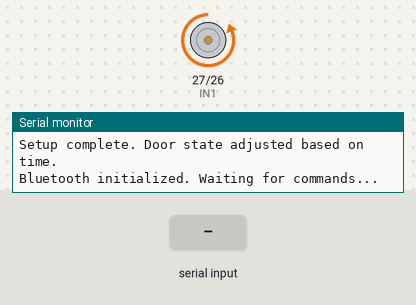
Bench run of a sketch on a simulated ESP32. Shown: motor-driver pin pairs drawn as motors (green arrow = first pin HIGH = forward, orange = second pin HIGH = backward, longer = more drive), the last lines printed to the serial monitor. Inputs (shaded band) come from the test bench. The local clock reads 2024-03-15 10:24:30 at power-on unless the sketch sets it; nothing arrives over Bluetooth unless stated.

Above: at 2.8 s.
2.9 s: "close\n" received over the second serial link
At 3.7 s:
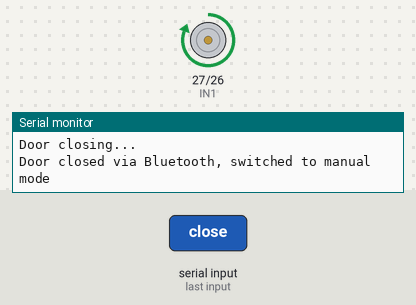
4.5 s: "stop\n" received over the second serial link
At 5.3 s:
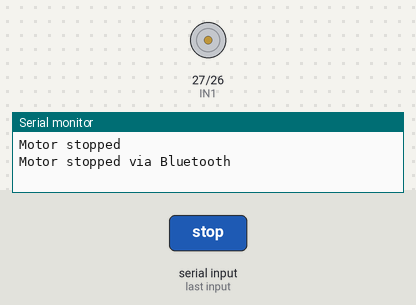
Timing chart, 0 to 7.5 s (numbered marks = the images above; inputs shaded):
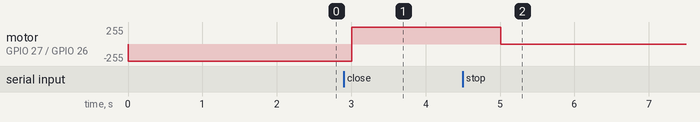

The sketch:

chickencoopdoor.ino
```cpp
#include <Wire.h>
#include "RTClib.h"
#include "BluetoothSerial.h"

// Define pins
const int IN1 = 27; // Motor driver input 1
const int IN2 = 26; // Motor driver input 2

RTC_DS3231 rtc;
BluetoothSerial SerialBT;

// Sunrise and sunset times for each month (approximate, in 24-hour format)
const int sunriseHours[12] = {7, 7, 6, 5, 4, 4, 4, 5, 5, 6, 6, 7}; // Sunrise times by month
const int sunriseMinutes[12] = {30, 0, 0, 30, 30, 30, 30, 0, 30, 0, 40, 15};
const int sunsetHours[12] = {19, 19, 21, 20, 20, 21, 20, 20, 19, 19, 18, 18}; // Sunset times by month
const int sunsetMinutes[12] = {0, 30, 0, 30, 30, 0, 45, 30, 50, 15, 20, 0};

bool isDoorOpen = false; // Track the door state
bool isAutomaticMode = true; // Track if the system is in automatic mode

void setup() {
  Serial.begin(115200);
  SerialBT.begin("ChickenDoorController"); // Bluetooth name
  Wire.begin();

  if (!rtc.begin()) {
    Serial.println("Couldn't find RTC");
    while (1);
  }

  // Initialize motor control pins
  pinMode(IN1, OUTPUT);
  pinMode(IN2, OUTPUT);


    // Get the current time
  DateTime now = rtc.now();
  int currentMonth = now.month() - 1; // Adjust for zero-based index
  int sunriseHour = sunriseHours[currentMonth];
  int sunriseMinute = sunriseMinutes[currentMonth];
  int sunsetHour = sunsetHours[currentMonth];
  int sunsetMinute = sunsetMinutes[currentMonth];

  // Determine if the door should be open or closed
  if (now.hour() > sunriseHour ||
     (now.hour() == sunriseHour && now.minute() >= sunriseMinute)) {
    if (now.hour() < sunsetHour ||
        (now.hour() == sunsetHour && now.minute() < sunsetMinute)) {
      // It is daytime; open the door
      openDoor();
    } else {
      // It is nighttime; close the door
      closeDoor();
    }
  } else {
    // It is nighttime; close the door
    closeDoor();
  }

  Serial.println("Setup complete. Door state adjusted based on time.");

  Serial.println("Bluetooth initialized. Waiting for commands...");
}

void loop() {
  // Handle Bluetooth commands
  if (SerialBT.available()) {
    String command = SerialBT.readStringUntil('\n');
    command.trim(); // Remove whitespace
    handleBluetoothCommand(command);
  }

  // Automatic operation based on RTC time
  DateTime now = rtc.now();
  int currentMonth = now.month() - 1; // Adjust for zero-based index

  // Get sunrise and sunset times for the current month
  int sunriseHour = sunriseHours[currentMonth];
  int sunriseMinute = sunriseMinutes[currentMonth];
  int sunsetHour = sunsetHours[currentMonth];
  int sunsetMinute = sunsetMinutes[currentMonth];

  // Check if it's after sunrise
  bool isAfterSunrise = (now.hour() > sunriseHour) ||
                        (now.hour() == sunriseHour && now.minute() >= sunriseMinute);

  // Check if it's after sunset
  bool isAfterSunset = (now.hour() > sunsetHour) ||
                       (now.hour() == sunsetHour && now.minute() >= sunsetMinute);


  // Check for sunrise time (only open the door if it's after sunrise and before sunset)
  if (isAutomaticMode && !isDoorOpen && isAfterSunrise && !isAfterSunset) {
    openDoor();
  }

  // Check for sunset time (only close the door if it's after sunset)
  if (isAutomaticMode && isDoorOpen && isAfterSunset) {
    closeDoor();
  }

  delay(1000); // Wait a second before next check
}

void handleBluetoothCommand(String command) {
  if (command.startsWith("settime")) {
    // Expected format: settime dd/MM/YYYY HH:mm:ss
    String datetime = command.substring(8); // Extract everything after "settime "
    datetime.trim();

    int day = datetime.substring(0, 2).toInt();
    int month = datetime.substring(3, 5).toInt();
    int year = datetime.substring(6, 10).toInt();
    int hour = datetime.substring(11, 13).toInt();
    int minute = datetime.substring(14, 16).toInt();
    int second = datetime.substring(17, 19).toInt();

    if (day > 0 && month > 0 && year > 0 && hour >= 0 && minute >= 0 && second >= 0) {
      rtc.adjust(DateTime(year, month, day, hour, minute, second));
      Serial.println("RTC time updated to: " + datetime);
      SerialBT.println("RTC time updated to: " + datetime);
    } else {
      Serial.println("Invalid date/time format");
      SerialBT.println("Invalid date/time format. Use: dd/MM/YYYY HH:mm:ss");
    }
  } else if (command.equalsIgnoreCase("open")) {
	isAutomaticMode = false;
    openDoor();
    Serial.println("Door opened via Bluetooth, switched to manual mode");
    SerialBT.println("Door opened");
  } else if (command.equalsIgnoreCase("close")) {
	isAutomaticMode = false;
    closeDoor();
    Serial.println("Door closed via Bluetooth, switched to manual mode");
    SerialBT.println("Door closed");
  } else if (command.equalsIgnoreCase("time")) {
    DateTime now = rtc.now();
    String currentTime = String(now.hour()) + ":" + String(now.minute()) + ":" + String(now.second());
    SerialBT.println("Current time: " + currentTime);
    Serial.println("Time requested: " + currentTime);
  } else if (command.equalsIgnoreCase("date")) {
    DateTime now = rtc.now();
    String currentDate = String(now.day()) + "/" + String(now.month()) + "/" + String(now.year());
    SerialBT.println("Current date: " + currentDate);
    Serial.println("Date requested: " + currentDate);
  } else if (command.equalsIgnoreCase("schedule")) {
    int currentMonth = rtc.now().month() - 1;
    String schedule = "Opens at " + String(sunriseHours[currentMonth]) + ":" + String(sunriseMinutes[currentMonth]) +
                      ", Closes at " + String(sunsetHours[currentMonth]) + ":" + String(sunsetMinutes[currentMonth]);
    SerialBT.println(schedule);
    Serial.println("Schedule requested: " + schedule);
  } else if (command.equalsIgnoreCase("status")) {
    String status = isDoorOpen ? "Door is open" : "Door is closed";
    SerialBT.println(status);
    Serial.println("Status requested: " + status);
  } else if (command.equalsIgnoreCase("stop")) {
    stopMotor();
    SerialBT.println("Motor stopped");
    Serial.println("Motor stopped via Bluetooth");
  } else if (command.equalsIgnoreCase("manual")) {
    isAutomaticMode = false;
    Serial.println("Switched to manual mode");
    SerialBT.println("Switched to manual mode");
  } else if (command.equalsIgnoreCase("auto")) {
    isAutomaticMode = true;
    Serial.println("Switched to automatic mode");
    SerialBT.println("Switched to automatic mode");
  } else {
    Serial.println("Unknown command: " + command);
    SerialBT.println("Unknown command: " + command);
  }
}


void openDoor() {
  digitalWrite(IN1, LOW);
  digitalWrite(IN2, HIGH);
  isDoorOpen = true;
  Serial.println("Door opening...");
}

void closeDoor() {
  digitalWrite(IN1, HIGH);
  digitalWrite(IN2, LOW);
  isDoorOpen = false;
  Serial.println("Door closing...");
}

void stopMotor() {
  digitalWrite(IN1, LOW);
  digitalWrite(IN2, LOW);
  Serial.println("Motor stopped");
}
```

Measured:
- after the input at 2.9 s, motor on GPIO 27 (IN1) / GPIO 26 (IN2): backward 255/255 → forward 255/255 after 0.11 s
- after the input at 4.5 s, motor on GPIO 27 (IN1) / GPIO 26 (IN2): forward 255/255 → stopped after 0.51 s
